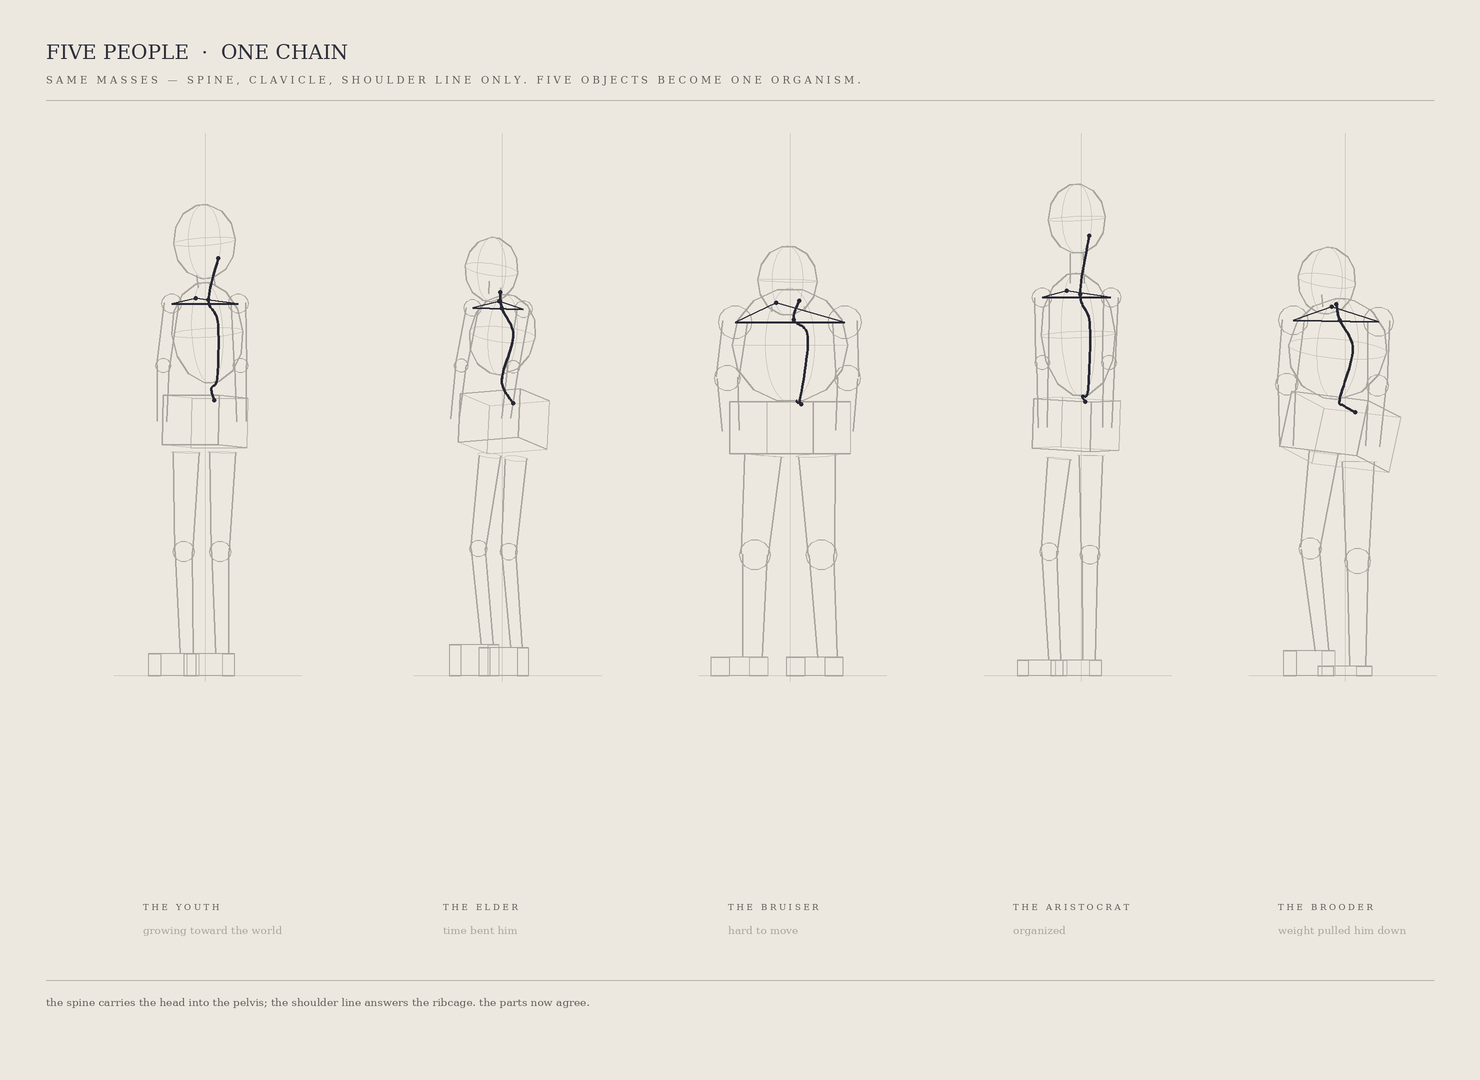

Recreate this plot in Python.
"""
FIVE PEOPLE · ONE CHAIN  (the human before anatomy — 4, 2026-05-30)
Professor: the masses currently COEXIST; next they must COMMUNICATE. "Keep every mass exactly
as it is. Introduce only: the SPINE, the CLAVICLE line, the SHOULDER line. Nothing else. One
continuous chain. Make head, ribcage, pelvis, arms, legs feel like one organism instead of
five stacked objects." So no mass moves; three connectors are added, and crucially each is
DERIVED from the masses' own rotations, so the chain reflects how they already lean:
 - SPINE: occiput -> C7 -> mid-thoracic -> T12 -> lumbar -> sacrum, each point taken from the
   head / ribcage / pelvis rotation, so the spine bows exactly as the masses bow.
 - SHOULDER line: across the existing shoulders, riding the ribcage tilt.
 - CLAVICLE: sternal notch -> each shoulder, tying the arms into the chest.
The connectors are drawn as the heavier through-line; the mass contours are lightened so the
ORGANISM reads, not the parts. (Masses identical to five_people_arms.py.)
"""
import os, math
import numpy as np
from PIL import Image, ImageDraw, ImageFont

OUT="/sessions/nifty-keen-cerf/mnt/hessentials/illustration/loomis"
SCRATCH="/sessions/nifty-keen-cerf/mnt/outputs"
W,H,SS=1480,1080,2
PAPER=(237,232,223); INK=(46,46,58); CHAIN=(40,40,52); FAINT=(186,183,176); GREY=(168,165,158); LABEL=(96,94,90)
SCALE=62.0; YSHIFT=3.75; CAMYAW=math.radians(-30); GROUND=7.55
EYE=np.eye(3)
def Rx(a): c,s=math.cos(a),math.sin(a); return np.array([[1,0,0],[0,c,-s],[0,s,c]])
def Ry(a): c,s=math.cos(a),math.sin(a); return np.array([[c,0,s],[0,1,0],[-s,0,c]])
def Rz(a): c,s=math.cos(a),math.sin(a); return np.array([[c,-s,0],[s,c,0],[0,0,1]])
def rad(d): return math.radians(d)
def pit(d): return Rx(rad(d))
def tilt(p,r): return Rz(rad(r))@Rx(rad(p))
def V(*a): return np.array(a,float)

img=Image.new("RGB",(W*SS,H*SS),PAPER); D=ImageDraw.Draw(img)
def projP(p,ox,oy):
    q=Ry(CAMYAW)@((np.array(p,float)-V(0,YSHIFT,0))*SCALE); return (ox+q[0],oy+q[1])
def projZ(p): return (Ry(CAMYAW)@((np.array(p,float)-V(0,YSHIFT,0))*SCALE))[2]
def CV(scr,w,col=INK,closed=False):
    pts=[(x*SS,y*SS) for x,y in scr]
    if closed: pts=pts+[pts[0]]
    if len(pts)>=2: D.line(pts,fill=col,width=max(1,int(w*SS)),joint="curve")
def hull(points):
    pts=sorted(set((round(x,2),round(y,2)) for x,y in points))
    if len(pts)<3: return pts
    def cr(o,a,b): return (a[0]-o[0])*(b[1]-o[1])-(a[1]-o[1])*(b[0]-o[0])
    lo=[]
    for p in pts:
        while len(lo)>=2 and cr(lo[-2],lo[-1],p)<=0: lo.pop()
        lo.append(p)
    up=[]
    for p in reversed(pts):
        while len(up)>=2 and cr(up[-2],up[-1],p)<=0: up.pop()
        up.append(p)
    return lo[:-1]+up[:-1]
def basis(axis):
    axis=axis/(np.linalg.norm(axis)+1e-9)
    ref=V(0,0,1.0) if abs(axis[2])<0.9 else V(0,1.0,0)
    u=np.cross(axis,ref); u/=np.linalg.norm(u)+1e-9; v=np.cross(axis,u); return u,v
def ellipsoid(center,radii,rot,ox,oy,w=1.8,contour=True):
    rx,ry,rz=radii; c=V(*center); surf=[]
    for i in range(7):
        th=math.pi*(i+0.5)/7
        for j in range(18):
            ph=2*math.pi*j/18
            surf.append(c+rot@V(rx*math.sin(th)*math.cos(ph),ry*math.cos(th),rz*math.sin(th)*math.sin(ph)))
    CV(hull([projP(p,ox,oy) for p in surf]),w,GREY,closed=True)
    if contour:
        eq=[c+rot@V(rx*math.cos(t),0,rz*math.sin(t)) for t in np.linspace(0,2*math.pi,42)]
        CV([projP(p,ox,oy) for p in eq],0.9,FAINT)
        mer=[c+rot@V(0,ry*math.cos(t),rz*math.sin(t)) for t in np.linspace(0,2*math.pi,42)]
        CV([projP(p,ox,oy) for p in mer],0.9,FAINT)
def boxv(center,half,rot,ox,oy,w=1.6):
    hx,hy,hz=half; c=V(*center)
    combo=[(sx,sy,sz) for sx in(-1,1) for sy in(-1,1) for sz in(-1,1)]
    cw=[c+rot@V(sx*hx,sy*hy,sz*hz) for (sx,sy,sz) in combo]
    for a in range(8):
        for b in range(a+1,8):
            if sum(1 for k in range(3) if combo[a][k]!=combo[b][k])==1:
                near=(projZ(cw[a])+projZ(cw[b]))/2 > -2
                CV([projP(cw[a],ox,oy),projP(cw[b],ox,oy)], w if near else 1.0, GREY if near else FAINT)
def ringp(center,r,axis,ox,oy,w=0.9,col=FAINT):
    u,v=basis(V(*axis)); pts=[V(*center)+r*(math.cos(t)*u+math.sin(t)*v) for t in np.linspace(0,2*math.pi,30)]
    CV([projP(p,ox,oy) for p in pts],w,col,closed=True)
def taper(a,b,ra,rb,ox,oy,w=1.7,col=GREY):
    a=V(*a); b=V(*b); ax=b-a
    if np.linalg.norm(ax)<1e-6: return
    u,_=basis(ax)
    CV([projP(a+u*ra,ox,oy),projP(b+u*rb,ox,oy)],w,col); CV([projP(a-u*ra,ox,oy),projP(b-u*rb,ox,oy)],w,col)
def limb(a,knee,b,r,ox,oy,foot=False):
    rh,rk,ra=r
    taper(a,knee,rh,rk,ox,oy); ellipsoid(knee,(rk,rk,rk),EYE,ox,oy,1.3,contour=False)
    taper(knee,b,rk*0.92,ra,ox,oy); ringp(a,rh,V(*knee)-V(*a),ox,oy)
    if foot:
        bb=V(*b); fy=(GROUND-bb[1]); fc=bb+V(0,fy*0.5,0.42); boxv(fc,(ra*0.95,max(fy*0.5,0.05),0.62),EYE,ox,oy,1.4)
def arm(sh,el,wr,r,ox,oy):
    rs,re_,rw=r
    ellipsoid(sh,(rs,rs,rs),EYE,ox,oy,1.3,contour=False); taper(sh,el,rs*0.85,re_,ox,oy)
    ellipsoid(el,(re_,re_,re_),EYE,ox,oy,1.2,contour=False); taper(el,wr,re_*0.9,rw,ox,oy)
def catmull(P):
    P=[V(*p) for p in P]; out=[]
    for i in range(len(P)-1):
        p0=P[max(i-1,0)]; p1=P[i]; p2=P[i+1]; p3=P[min(i+2,len(P)-1)]
        for t in np.linspace(0,1,14):
            t2=t*t; t3=t2*t
            out.append(0.5*((2*p1)+(-p0+p2)*t+(2*p0-5*p1+4*p2-p3)*t2+(-p0+3*p1-3*p2+p3)*t3))
    return out

def connect(spec,ox,oy):
    """the only new marks: spine + shoulder line + clavicle, all DERIVED from the masses."""
    rc=V(*spec['rib'][0]); rr=spec['rib'][1]; rrot=spec['rib'][2]
    pc=V(*spec['pelvis'][0]); ph=spec['pelvis'][1]; prot=spec['pelvis'][2]
    hc=V(*spec['head'][0]); hr=spec['head'][1]; hrot=spec['head'][2]
    shL=V(*spec['arms'][0][0]); shR=V(*spec['arms'][1][0])
    occiput = hc + hrot@V(0, hr[1]*0.55, -hr[2]*0.78)
    C7      = (shL+shR)/2 + rrot@V(0,-0.04,-0.12)
    midT    = rc + rrot@V(0, -rr[1]*0.15, -rr[2]*0.72)
    T12     = rc + rrot@V(0,  rr[1]*0.92, -rr[2]*0.42)
    sacrum  = pc + prot@V(0, -ph[1]*0.9, -ph[2]*0.6)
    lumbar  = (T12+sacrum)/2 + V(0,0,0.14)                      # slight forward lumbar curve
    notch   = rc + rrot@V(0, -rr[1]*0.74, rr[2]*0.55)           # sternal notch (front-top)
    # spine — one continuous chain, head to sacrum (the through-line)
    CV([projP(p,ox,oy) for p in catmull([occiput,C7,midT,T12,lumbar,sacrum])],2.7,CHAIN)
    # shoulder line (rides the ribcage tilt, across the real shoulders) + clavicles
    CV([projP(shL,ox,oy),projP(shR,ox,oy)],2.2,CHAIN)
    CV([projP(shL,ox,oy),projP(notch,ox,oy)],1.7,CHAIN); CV([projP(shR,ox,oy),projP(notch,ox,oy)],1.7,CHAIN)
    # small nodes where the chain hinges (reads as joints of one organism)
    for nd in (occiput,C7,sacrum,notch):
        s=projP(nd,ox,oy); D.ellipse([(s[0]-2.0)*SS,(s[1]-2.0)*SS,(s[0]+2.0)*SS,(s[1]+2.0)*SS],fill=CHAIN)

def figure(ox,oy,spec):
    px=spec.get('plumb',0.0)
    CV([projP((px,-1.2,0),ox,oy),projP((px,GROUND+0.1,0),ox,oy)],0.7,FAINT)
    CV([projP((-1.7,GROUND,0),ox,oy),projP((1.8,GROUND,0),ox,oy)],0.8,FAINT)
    for lg in spec['legs']: limb(lg[0],lg[1],lg[2],lg[3],ox,oy,foot=True)
    pc,ph,pr=spec['pelvis']; boxv(pc,ph,pr,ox,oy)
    rc,rr,rrot=spec['rib']; ellipsoid(rc,rr,rrot,ox,oy)
    nk=spec['neck']; taper(nk[0],nk[1],nk[2],nk[2]*0.95,ox,oy)
    hc,hr,hrot=spec['head']; ellipsoid(hc,hr,hrot,ox,oy)
    for (sh,el,wr,r) in spec['arms']: arm(sh,el,wr,r,ox,oy)
    connect(spec,ox,oy)            # the chain on top — the organism

Lg=lambda hip,knee,ankle,r:(hip,knee,ankle,r); Ar=lambda sh,el,wr,r:(sh,el,wr,r)
PEOPLE=[
 ('the youth','growing toward the world', dict(plumb=0.0,
    head=((0.00,0.55,0.02),(0.50,0.60,0.52),pit(-8)), rib=((0.02,2.02,-0.04),(0.60,0.82,0.50),pit(-9)),
    pelvis=((0.00,3.45,0.0),(0.52,0.40,0.46),pit(3)), neck=((0.02,1.28,-0.02),(0.0,1.08,0.0),0.16),
    legs=[Lg((-0.34,3.95,0.02),(-0.34,5.55,0.10),(-0.33,7.20,0.02),(0.24,0.17,0.12)),
          Lg((0.34,3.95,0.02),(0.34,5.55,0.10),(0.33,7.20,0.02),(0.24,0.17,0.12))],
    arms=[Ar((-0.62,1.55,0.0),(-0.72,2.55,0.10),(-0.74,3.45,0.10),(0.16,0.12,0.09)),
          Ar((0.62,1.55,0.0),(0.72,2.55,0.10),(0.74,3.45,0.10),(0.16,0.12,0.09))])),
 ('the elder','time bent him', dict(plumb=-0.05,
    head=((0.20,1.00,0.78),(0.42,0.52,0.46),pit(14)), rib=((0.08,2.05,0.22),(0.56,0.66,0.46),pit(17)),
    pelvis=((-0.06,3.45,-0.06),(0.56,0.40,0.46),tilt(12,-4)), neck=((0.06,1.45,0.42),(0.16,1.24,0.6),0.13),
    legs=[Lg((-0.28,4.0,0.0),(-0.30,5.5,0.34),(-0.24,7.05,0.16),(0.20,0.14,0.11)),
          Lg((0.24,4.05,0.06),(0.30,5.55,0.40),(0.34,7.10,0.22),(0.20,0.14,0.11))],
    arms=[Ar((-0.5,1.62,0.18),(-0.5,2.55,0.55),(-0.46,3.4,0.82),(0.14,0.11,0.08)),
          Ar((0.46,1.64,0.2),(0.5,2.57,0.6),(0.52,3.4,0.86),(0.14,0.11,0.08))])),
 ('the bruiser','hard to move', dict(plumb=0.0,
    head=((0.0,1.18,0.08),(0.48,0.56,0.50),pit(3)), rib=((0.0,2.22,0.0),(0.98,0.92,0.80),pit(0)),
    pelvis=((0.0,3.55,0.0),(0.78,0.42,0.60),pit(0)), neck=((0.0,1.68,0.04),(0.0,1.60,0.06),0.32),
    legs=[Lg((-0.5,4.0,0.0),(-0.62,5.6,0.06),(-0.7,7.25,0.0),(0.34,0.25,0.18)),
          Lg((0.5,4.0,0.0),(0.62,5.6,0.06),(0.7,7.25,0.0),(0.34,0.25,0.18))],
    arms=[Ar((-1.02,1.85,0.0),(-1.12,2.75,0.08),(-1.06,3.6,0.08),(0.27,0.21,0.16)),
          Ar((1.02,1.85,0.0),(1.12,2.75,0.08),(1.06,3.6,0.08),(0.27,0.21,0.16))])),
 ('the aristocrat','organized', dict(plumb=0.12,
    head=((0.0,0.18,-0.06),(0.46,0.56,0.48),pit(-5)), rib=((0.0,2.05,-0.10),(0.62,1.00,0.54),pit(-6)),
    pelvis=((0.02,3.5,0.0),(0.54,0.40,0.46),tilt(-2,3)), neck=((0.0,1.22,-0.08),(0.0,0.74,-0.06),0.13),
    legs=[Lg((0.30,4.0,0.0),(0.28,5.6,0.0),(0.26,7.30,0.0),(0.22,0.16,0.12)),
          Lg((-0.30,4.05,0.0),(-0.40,5.55,0.14),(-0.34,7.30,0.06),(0.21,0.15,0.11))],
    arms=[Ar((-0.64,1.45,-0.05),(-0.62,2.5,-0.02),(-0.60,3.55,0.0),(0.16,0.12,0.085)),
          Ar((0.64,1.45,-0.05),(0.62,2.5,-0.02),(0.60,3.55,0.0),(0.16,0.12,0.085))])),
 ('the brooder','weight pulled him down', dict(plumb=0.10,
    head=((0.16,1.18,0.70),(0.46,0.54,0.50),pit(14)), rib=((0.06,2.28,0.18),(0.84,0.82,0.66),pit(15)),
    pelvis=((-0.02,3.62,-0.04),(0.72,0.46,0.56),tilt(14,6)), neck=((0.06,1.66,0.40),(0.14,1.46,0.58),0.16),
    legs=[Lg((0.34,4.1,0.0),(0.34,5.7,0.02),(0.33,7.40,0.0),(0.30,0.21,0.15)),
          Lg((-0.30,3.95,0.0),(-0.44,5.5,0.20),(-0.30,7.15,0.06),(0.27,0.18,0.13))],
    arms=[Ar((-0.80,1.82,0.12),(-0.84,2.85,0.26),(-0.80,3.85,0.34),(0.24,0.18,0.13)),
          Ar((0.80,1.84,0.14),(0.86,2.87,0.28),(0.82,3.85,0.36),(0.24,0.18,0.13))])),
]
cols=[205,505,790,1075,1340]; cy=440
for i,(name,sub,spec) in enumerate(PEOPLE): figure(cols[i],cy,spec)

def font(px):
    try: return ImageFont.truetype('/usr/share/fonts/truetype/dejavu/DejaVuSerif.ttf',int(px*SS))
    except: return ImageFont.load_default()
F_TTL=font(20); F_SM=font(8.5); F_IT=font(10.5); F_CAP=font(10)
def caps(s): return ' '.join(s.upper())
D.text((46*SS,40*SS),'FIVE PEOPLE  ·  ONE CHAIN',fill=INK,font=F_TTL)
D.text((46*SS,74*SS),caps('same masses — spine, clavicle, shoulder line only. five objects become one organism.'),fill=LABEL,font=F_CAP)
D.line([(46*SS,100*SS),(1434*SS,100*SS)],fill=FAINT,width=max(1,int(1*SS)))
for i,(name,sub,spec) in enumerate(PEOPLE):
    D.text((cols[i]*SS-62*SS,902*SS),caps(name),fill=LABEL,font=F_SM)
    D.text((cols[i]*SS-62*SS,924*SS),sub,fill=GREY,font=F_IT)
D.line([(46*SS,980*SS),(1434*SS,980*SS)],fill=FAINT,width=max(1,int(1*SS)))
D.text((46*SS,996*SS),'the spine carries the head into the pelvis; the shoulder line answers the ribcage. the parts now agree.',fill=LABEL,font=F_IT)
out=img.resize((W,H),Image.LANCZOS); os.makedirs(OUT,exist_ok=True)
out.save(f'{OUT}/five_people_connected.png'); print('done',out.size)
